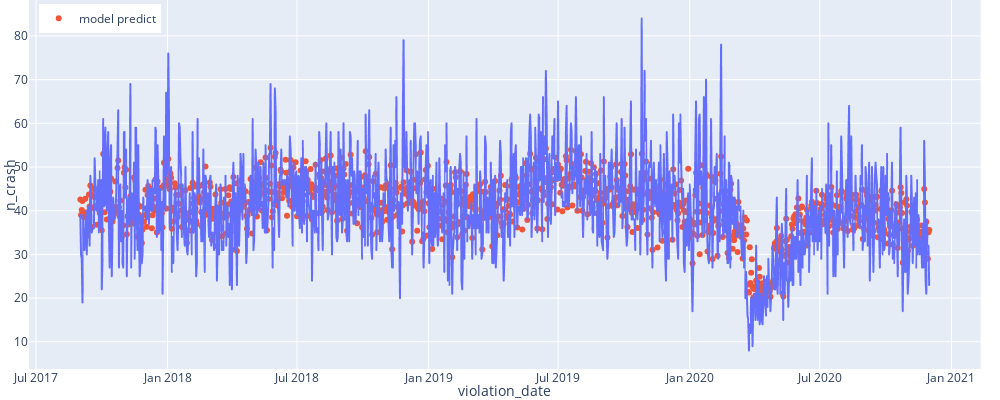

The notebook cell saved with this chart:
### Code cell
import plotly.express as px

all_df2 = all_df.copy()
all_df2['pred'] = pred

fig = px.line(all_df2, x='violation_date', y='n_crash', width=1000, height=400,
             hover_data=["violations", "temp", 'precip', 'weekday'],
             )
fig.add_scatter(x=all_df2.violation_date, y=all_df2.pred, mode='markers', name='model predict')

fig.update_layout(legend=dict(
                            yanchor="top",
                            y=0.99,
                            xanchor="left",
                            x=0.01),
                 )

fig.update_layout(margin=dict(
                                        l=0, #left margin
                                        r=0, #right margin
                                        b=0, #bottom margin
                                        t=0  #top margin
                                        )
                    )
                    


fig.show()

### Figure 1 — Plotly figure (JSON) as saved in the notebook; plotly's stock layout.template omitted (floating-point values rounded to 4 significant figures; data arrays with more than 128 entries replaced by an {"elided": "..."} marker saying what was removed)
{"data": [{"customdata": {"elided": "1188x4 mixed values"}, "hoverlabel": {"namelength": 0}, "hovertemplate": "violation_date=%{x}<br>n_crash=%{y}<br>violations=%{customdata[0]}<br>temp=%{customdata[1]}<br>precip=%{customdata[2]}<br>weekday=%{customdata[3]}", "legendgroup": "", "line": {"color": "#636efa", "dash": "solid"}, "mode": "lines", "name": "", "showlegend": false, "type": "scattergl", "x": {"elided": "1188 str values"}, "xaxis": "x", "y": {"elided": "1188 int values"}, "yaxis": "y"}, {"mode": "markers", "name": "model predict", "type": "scatter", "x": {"elided": "1188 str values"}, "y": {"elided": "1188 float values"}}], "layout": {"height": 400, "legend": {"tracegroupgap": 0, "x": 0.01, "xanchor": "left", "y": 0.99, "yanchor": "top"}, "margin": {"b": 0, "l": 0, "r": 0, "t": 0}, "width": 1000, "xaxis": {"anchor": "y", "domain": [0, 0.98], "title": {"text": "violation_date"}}, "yaxis": {"anchor": "x", "domain": [0, 1], "title": {"text": "n_crash"}}}}
